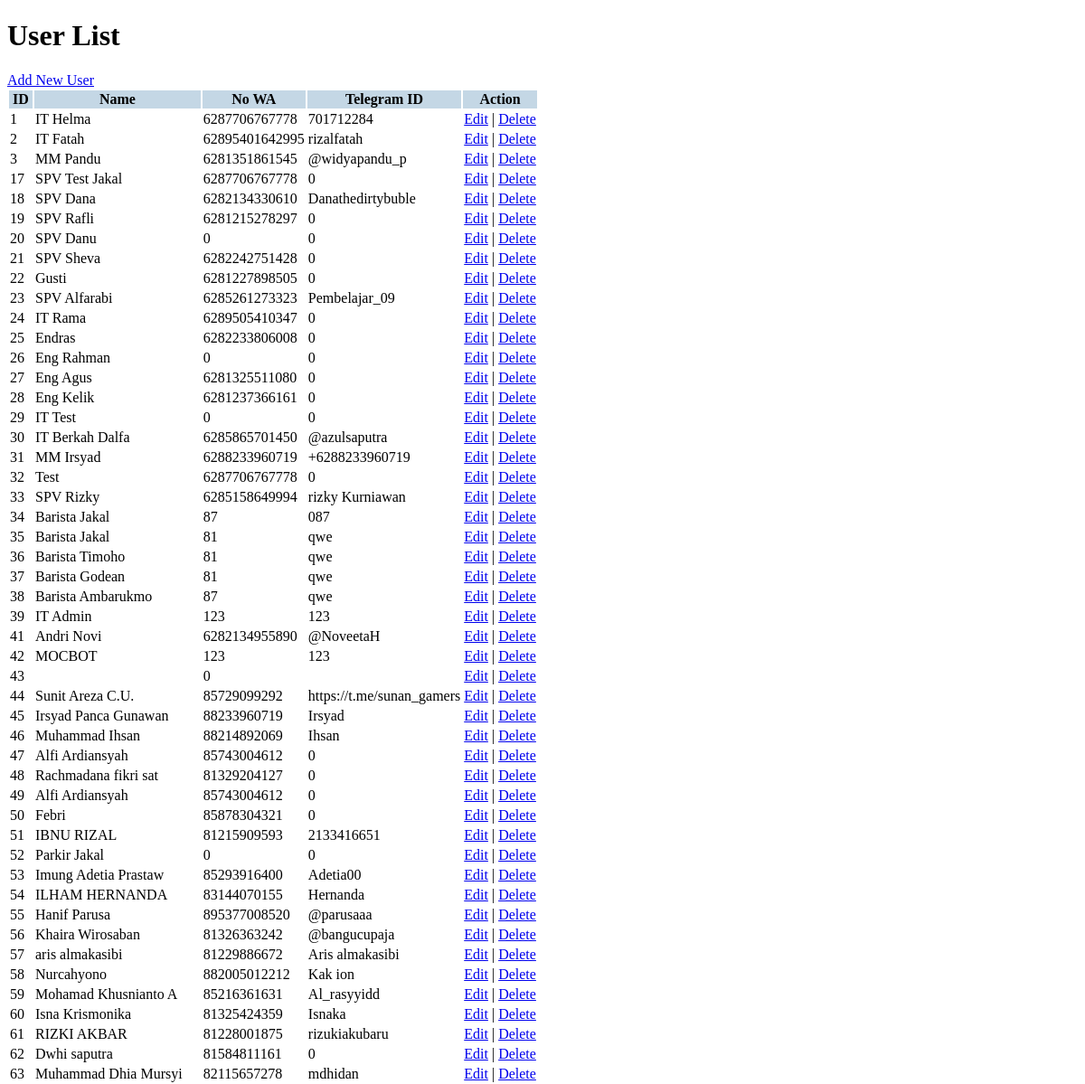
/users.php (upper part), run on an earlier commit of the app's database.
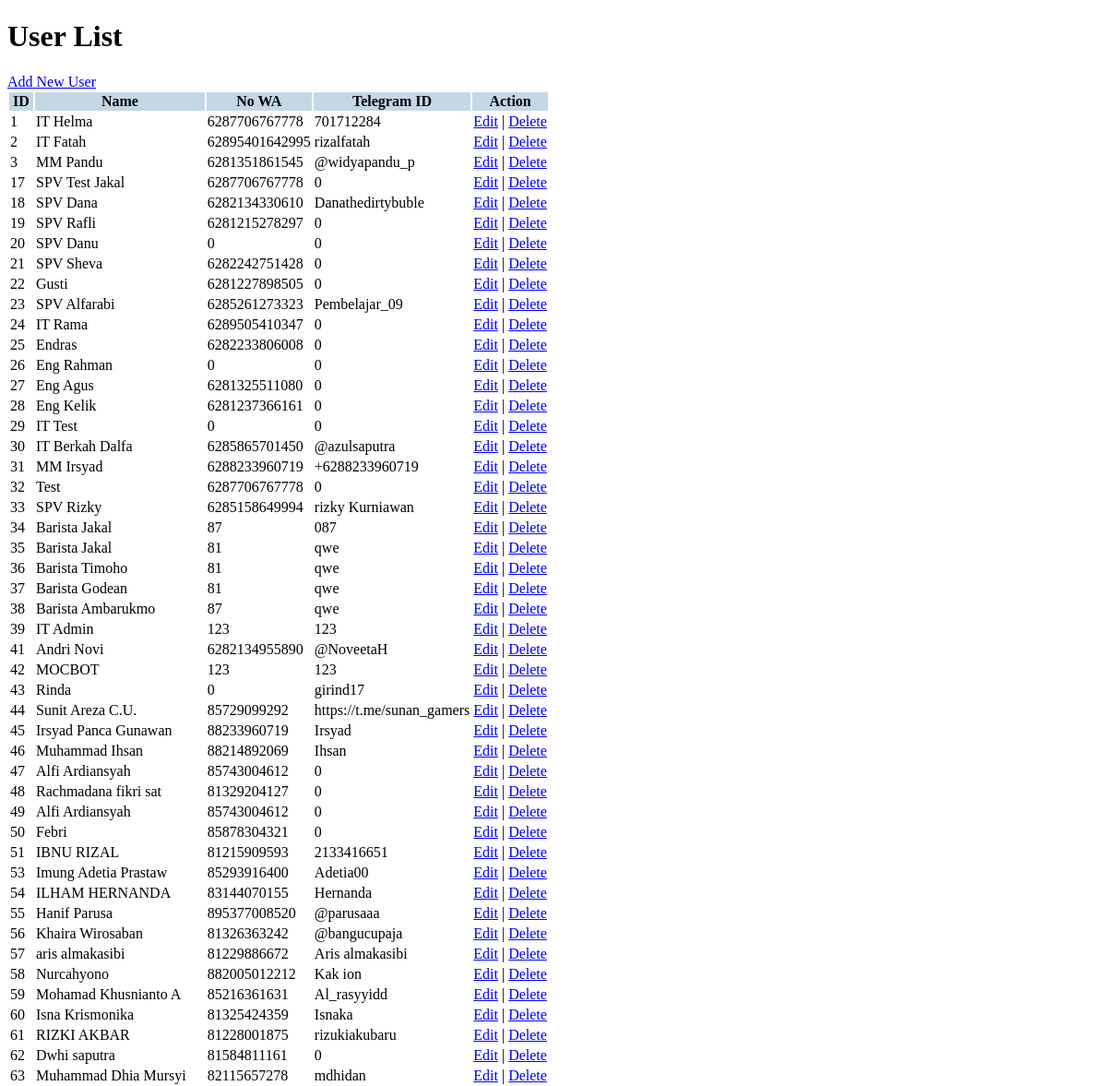
And on a later commit of the database.
### tables this page shows
CREATE TABLE `user` (
  `id` int(12) NOT NULL,
  `nama` varchar(20) NOT NULL,
  `nomor_wa` bigint(20) NOT NULL,
  `telegram_id` varchar(1000) NOT NULL,
  `username` varchar(1000) NOT NULL,
  `password` varchar(1000) NOT NULL,
  `divisi` int(12) NOT NULL,
  `store` int(11) NOT NULL,
  `status` int(1) NOT NULL,
  `tanggal` datetime NOT NULL DEFAULT current_timestamp(),
  `visible` int(11) NOT NULL
);

### users.php (the view, shortened to what this page needs)
<?php
include('koneksi.php');
$query = "SELECT * FROM user";
$result = mysqli_query($conn, $query);
?>
<!DOCTYPE html>
<html lang="en">
<head>
</head>
<body>
    <h1>User List</h1>
    <div>
        <a href="add_user.php">Add New User</a>
    </div>
    <table>
        <tr class="header" style="background-color:rgb(196, 215, 229);">
            <th>ID</th>
            <th>Name</th>
            <th>No WA</th>
            <th>Telegram ID</th>
            <th>Action</th>
        </tr>
        <?php
        if (mysqli_num_rows($result) > 0) {
            while ($row = mysqli_fetch_assoc($result)) {
                echo "<tr class='data-row' style='background-color:rgb(255, 255, 255);'>";
                echo "<td>" . $row["id"] . "</td>";
                echo "<td>" . $row["nama"] . "</td>";
                echo "<td>" . $row["nomor_wa"] . "</td>";
                echo "<td>" . $row["telegram_id"] . "</td>";
                echo "<td>";
                echo "<a href='edit_user.php?id=" . $row["id"] . "'>Edit</a> | ";
                echo "<a href='delete_user.php?id=" . $row["id"] . "' onclick='return confirm(\"Are you sure you want to delete this user?\");'>Delete</a>";
                echo "</td>";
                echo "</tr>";
            }
        } else {
            echo "<tr><td colspan='5'>No users found.</td></tr>";
        }
        ?>
    </table>
</body>
</html>

What changed in the data, as far as the page shows it:
removed user: id "52", nama "Parkir Jakal", nomor_wa "0", telegram "0"
changed user id 43: nama (not shown) → "Rinda"; telegram (not shown) → "girind17"
